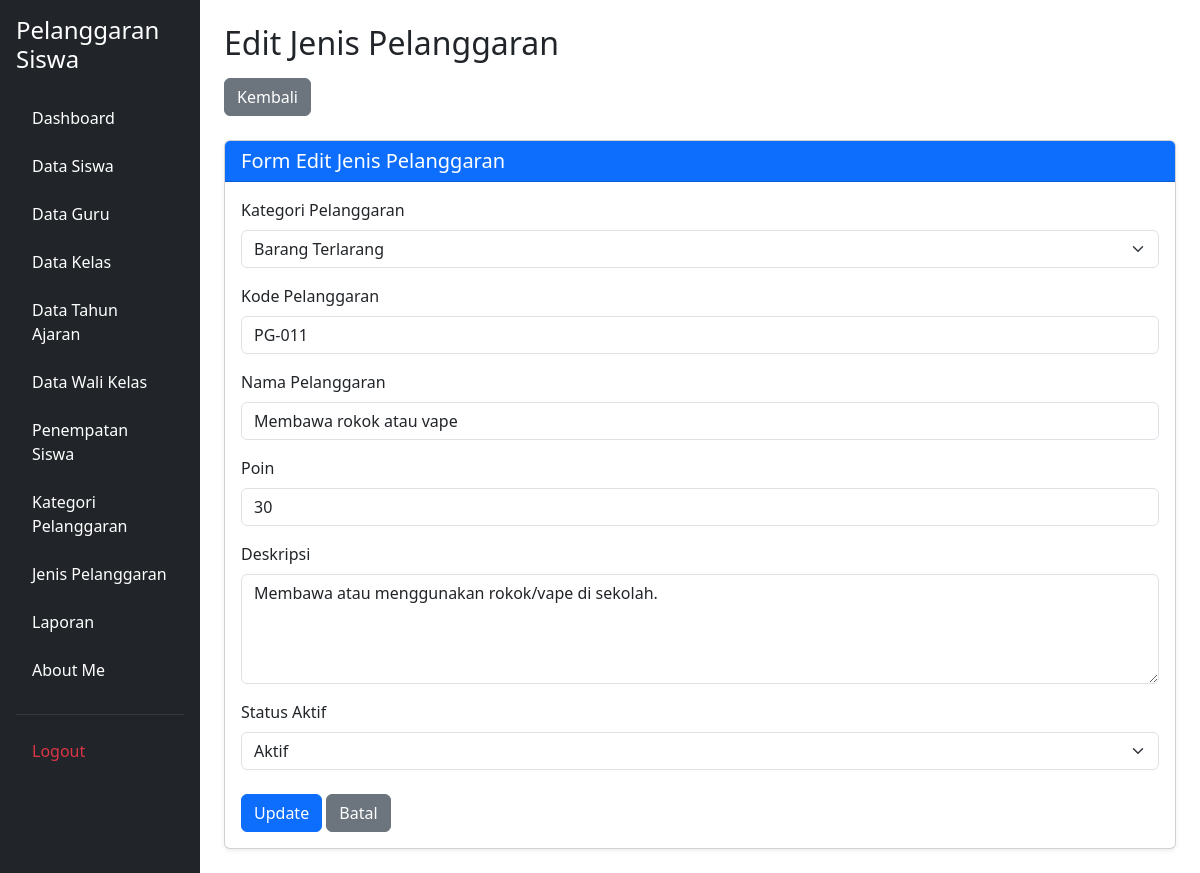
/edit_jenis_pelanggaran.php?id=11 (signed in), run on the app's committed database.
### tables this page shows
CREATE TABLE `t_pelanggaran` (
  `id` int(11) NOT NULL,
  `pelanggaran_kategori_id` int(11) DEFAULT NULL,
  `kode` varchar(30) DEFAULT NULL,
  `nama` varchar(150) DEFAULT NULL,
  `poin` int(11) NOT NULL,
  `deskripsi` text NOT NULL,
  `status_aktif` tinyint(1) NOT NULL,
  `created_at` timestamp NOT NULL DEFAULT current_timestamp(),
  `updated_at` timestamp NOT NULL DEFAULT current_timestamp()
);

CREATE TABLE `t_pelanggaran_kategori` (
  `id` int(11) NOT NULL,
  `nama` varchar(100) DEFAULT NULL,
  `deskripsi` text NOT NULL,
  `status_aktif` tinyint(1) NOT NULL,
  `created_at` timestamp NOT NULL DEFAULT current_timestamp(),
  `updated_at` timestamp NOT NULL DEFAULT current_timestamp()
);

### edit_jenis_pelanggaran.php (the view, shortened to what this page needs)
<?php
include 'config/koneksi.php';
$id = filter_input(INPUT_GET, 'id', FILTER_VALIDATE_INT);
$stmt = mysqli_prepare(
    $koneksi,
    "SELECT * FROM t_pelanggaran WHERE id = ?"
);
mysqli_stmt_bind_param($stmt, "i", $id);
mysqli_stmt_execute($stmt);
$hasil = mysqli_stmt_get_result($stmt);
$data = mysqli_fetch_assoc($hasil);
$id_kategori = (int) $data['pelanggaran_kategori_id'];
$sql_kategori = "
    SELECT id, nama, status_aktif
    FROM t_pelanggaran_kategori
    WHERE status_aktif = 1 OR id = ?
    ORDER BY nama ASC
";
$stmt_kategori = mysqli_prepare($koneksi, $sql_kategori);
mysqli_stmt_bind_param($stmt_kategori, "i", $id_kategori);
mysqli_stmt_execute($stmt_kategori);
$kategori = mysqli_stmt_get_result($stmt_kategori);
?>
<!DOCTYPE html>
<html lang="id">
<head>
    <link href="https://cdn.jsdelivr.net/npm/bootstrap@5.3.8/dist/css/bootstrap.min.css"
        rel="stylesheet">
</head>
<body>
    <div class="container-fluid">
        <div class="row">
            <?php include 'layout/sidebar.php'; ?>
            <main class="col-md-9 col-lg-10 p-4">
                <h2 class="mb-3">Edit Jenis Pelanggaran</h2>
                <div class="mb-4">
                    <a href="kelola_jenis_pelanggaran.php" class="btn btn-secondary">
                        Kembali
                    </a>
                </div>
                <div class="card shadow-sm">
                    <div class="card-header bg-primary text-white">
                        <h5 class="mb-0">Form Edit Jenis Pelanggaran</h5>
                    </div>
                    <div class="card-body">
                        <form action="proses_edit_jenis_pelanggaran.php" method="POST">
                            <div class="mb-3">
                                <label for="pelanggaran_kategori_id" class="form-label">
                                    Kategori Pelanggaran
                                </label>
                                <select name="pelanggaran_kategori_id"
                                    id="pelanggaran_kategori_id"
                                    class="form-select" required>
                                    <?php while ($kat = mysqli_fetch_assoc($kategori)): ?>
                                        <option
                                            value="<?= (int) $kat['id']; ?>"
                                            <?= ((int) $kat['id'] === (int) $data['pelanggaran_kategori_id'])
                                                ? 'selected'
                                                : ''; ?>>
                                            <?= htmlspecialchars($kat['nama']); ?>
                                        </option>
                                    <?php endwhile; ?>
                                </select>
                            </div>
                            <div class="mb-3">
                                <label for="kode" class="form-label">
                                    Kode Pelanggaran
                                </label>
                                <input type="text"
                                    name="kode"
                                    id="kode"
                                    class="form-control"
                                    maxlength="30"
                                    value="<?= htmlspecialchars($data['kode'] ?? ''); ?>"
                                    required>
                            </div>
                            <div class="mb-3">
                                <label for="nama" class="form-label">
                                    Nama Pelanggaran
                                </label>
                                <input type="text"
                                    name="nama"
                                    id="nama"
                                    class="form-control"
                                    maxlength="150"
                                    value="<?= htmlspecialchars($data['nama'] ?? ''); ?>"
                                    required>
                            </div>
                            <div class="mb-3">
                                <label for="poin" class="form-label">Poin</label>
                                <input type="number"
                                    name="poin"
                                    id="poin"
                                    class="form-control"
                                    min="0"
                                    value="<?= (int) $data['poin']; ?>"
                                    required>
                            </div>
                            <div class="mb-3">
                                <label for="deskripsi" class="form-label">
                                    Deskripsi
                                </label>
                                <textarea name="deskripsi"
                                    id="deskripsi"
                                    class="form-control"
                                    rows="4"><?= htmlspecialchars($data['deskripsi'] ?? ''); ?></textarea>
                            </div>
                            <div class="mb-4">
                                <label for="status_aktif" class="form-label">
                                    Status Aktif
                                </label>
                                <select name="status_aktif"
                                    id="status_aktif"
                                    class="form-select" required>
                                    <option value="1"
                                        <?= ((int) $data['status_aktif'] === 1)
                                            ? 'selected'
                                            : ''; ?>>
                                        Aktif
                                    </option>
                                </select>
                            </div>
                            <button type="submit" class="btn btn-primary">
                                Update
                            </button>
                            <a href="kelola_jenis_pelanggaran.php"
                                class="btn btn-secondary">
                                Batal
                            </a>
                        </form>
                    </div>
                </div>
            </main>
        </div>
    </div>
</body>
</html>

### data on the page
t_pelanggaran: pelanggaran_kategori_id "Barang Terlarang", kode "PG-011", nama "Membawa rokok atau vape", poin "30", deskripsi "Membawa atau menggunakan rokok/vape di sekolah.", status_aktif "Aktif"
